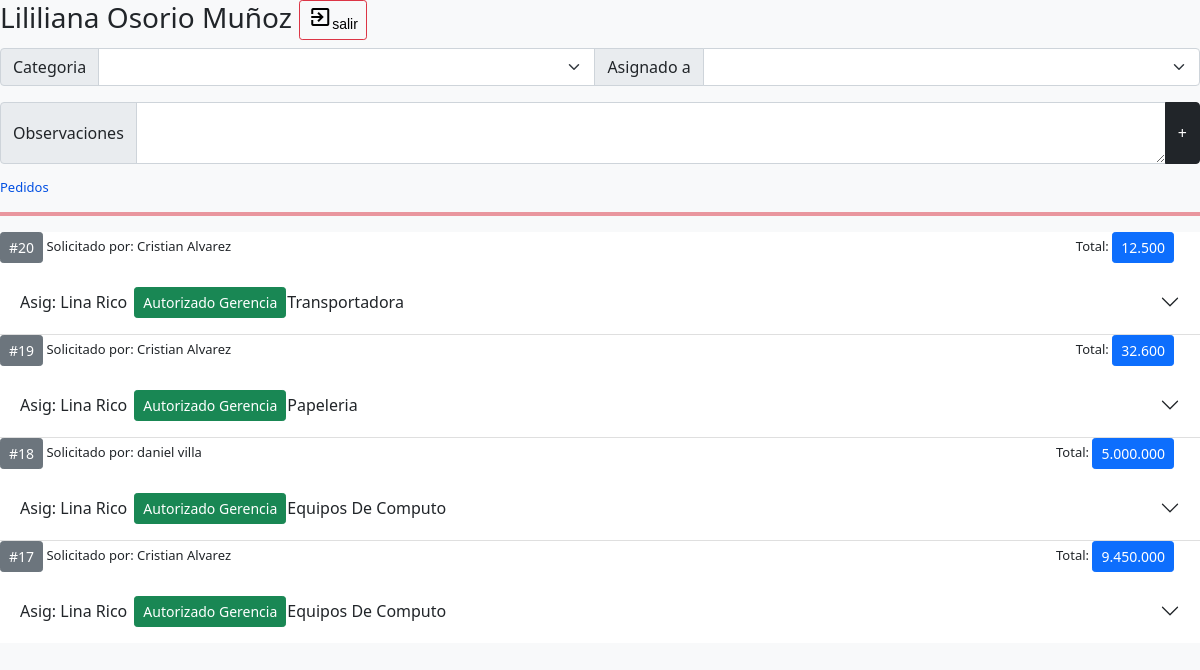
The app's page /compras/ (signed in) with its own data.
### compras/models.py (models this page shows, shortened)
class CompraCabecera(models.Model):
    asignado_a = models.ForeignKey(User, on_delete=models.PROTECT, related_name='asignado_a')
    fecha_registro = models.DateField(null=True, blank=True, default=get_today)
    fecha_aprobado = models.DateField(null=True, blank=True,)
    fecha_autorizado = models.DateField(null=True, blank=True,)
    fecha_entrega = models.DateField(null=True, blank=True,)
    fecha_cerrado = models.DateField(null=True, blank=True,)
    categoria_id = models.ForeignKey(Categoria, on_delete=models.PROTECT, related_name='categoria_id')
    usuario_registro = models.ForeignKey(User, on_delete=models.PROTECT, related_name='usuario_registro')
    usuario_aprobado = models.ForeignKey(User, null=True, blank=True, on_delete=models.PROTECT, related_name='usuario_aprobado')
    usuario_autorizado = models.ForeignKey(User, null=True, blank=True, on_delete=models.PROTECT, related_name='usuario_autorizado')
    usuario_entrega = models.ForeignKey(User, null=True, blank=True, on_delete=models.PROTECT, related_name='usuario_entrega')
    usuario_rechaza = models.ForeignKey(User, null=True, blank=True, on_delete=models.PROTECT, related_name='usuario_rechaza')
    observaciones = models.CharField(max_length=250, null=True, blank=True)
    estado = models.CharField(max_length=1, choices=ESTADOS_COMPRA, default='0')
    total = models.IntegerField(default=0)
    valor_entregado = models.IntegerField(default=0)
    class Meta:
        permissions = [('puede_aprobar_compra', 'puede_aprobar_compra'),
                       ('puede_entregar_compra', 'puede_entregar_compra'),
                       ('puede_cerrar_compra', 'puede_cerrar_compra'),
                       ('puede_ver_todas_las_compras', 'puede_ver_todas_las_compras'),
                       ('puede_ser_aprobador', 'puede_ser_aprobador'),
                       ('puede_ser_entregador', 'puede_ser_entregador'),]

class Categoria(models.Model):
    codigo = models.CharField(max_length=10)
    nombre = models.CharField(max_length=250)

### compras/views.py (the view)
# urls.py: path('compras/',compras,name="compras"),
@login_required
def compras(request):
    categorias = Categoria.objects.all()
    aprobadores = User.objects.filter(Q(user_permissions__codename='puede_entregar_compra'))
    pedidos = __buscadores(request)
    if request.method == 'POST':
        if request.POST.get('bcabecera'):
            cabecera = crearCabecera(request)
            if cabecera != None:
                return redirect('comprasDetalle', id=cabecera.id)
    return render(request, 'compras.html', {'categorias': categorias, 'aprobadores': aprobadores, 'pedidos': pedidos})

### compras/views.py (called while the page is built)
def __buscar_encargado(request):
    usuarios = UsuarioEncargado.objects.filter(encargado=request.user).values('usuario')
    print(f'usuarios: {usuarios} - {request.user}')
    if len(usuarios) > 0:
        print('entro aqui a encargados')
        return CompraCabecera.objects.filter(Q(usuario_registro__in = usuarios) | Q(usuario_registro = request.user)).order_by('estado','-id')
    return CompraCabecera.objects.filter(usuario_registro=request.user)

def __buscadores(request):
    categorias_usuarios = CategoriaUsuario.objects.filter(usuario = request.user).values('categoria')
    print(f'categorias_usuarios: {categorias_usuarios} - {request.user}')
    if len(categorias_usuarios) > 0:
        print('entro aqui a autorizaciones')
        return CompraCabecera.objects.filter(Q(categoria_id__in=categorias_usuarios, estado='2')| Q(usuario_registro=request.user)).order_by('-id')
    elif len(User.objects.filter(user_permissions__codename='puede_entregar_compra', id = request.user.id ))>0:
        print('entro aqui a entregas')
        return CompraCabecera.objects.filter(Q(usuario_entrega=request.user, estado='3')| Q(usuario_registro=request.user)).order_by('-id')
    else:
        return __buscar_encargado(request)

### compras/templates/compras.html (shortened to what this page needs)
{% load static %}
{% load humanize %}
<!DOCTYPE html>
<html lang="es">
<head>
    <link href="https://cdn.jsdelivr.net/npm/bootstrap@5.1.3/dist/css/bootstrap.min.css" rel="stylesheet">
    <link href='https://unpkg.com/boxicons@2.1.2/css/boxicons.min.css' rel='stylesheet'>
    <link href='https://cdnjs.cloudflare.com/ajax/libs/jstree/3.3.12/themes/default/style.min.css' rel='stylesheet' type='text/css'>
    <link rel="stylesheet" href="https://cdnjs.cloudflare.com/ajax/libs/jstree/3.2.1/themes/default/style.min.css" />
    <link rel="stylesheet" href="https://cdn.jsdelivr.net/npm/sweetalert2@11.1.6/dist/sweetalert2.min.css">
    <link rel="stylesheet" href="{% static  'css/estilosCabecera.css' %}?1">
</head>
<body class="bg-light text-dark">
    <div class="row">
        <div class="col-xxl-12 col-xl-12 col-lg-12 col-md-12 col-sm-12 col-xs-12 col-12" >
            <h3 >{{request.user.first_name}} {{request.user.last_name}}
                <a style="color: black; font-family: Arial, Helvetica, sans-serif;" class=" btn btn-outline-danger btn-sm" href="{% url 'logout' %}">
                     <span class="material-symbols-outlined"> exit_to_app</span>salir
                </a>
            </h3>
            <form method="POST">
                <div class="input-group mb-3">
                    <label class="input-group-text" for="icategoria">Categoria</label>
                    <select class="form-select" id="icategoria" name="icategoria" required>
                        <option place-holder="elija una opcion" selected></option>
                        {%for categoria in categorias %}
                        <option value="{{categoria.id}}">{{categoria.nombre}}</option>
                        {% endfor%}
                    </select>
                    <label class="input-group-text" for="iaprobadores">Asignado a</label>
                    <select class="form-select" id="iaprobador" name="iaprobador" required>
                        <option selected></option>
                        {%for aprobador in aprobadores %}
                        <option value="{{aprobador.id}}">{{aprobador.first_name}} {{aprobador.last_name}}</option>
                        {% endfor%}
                    </select>
                </div>
                <div class="input-group mb-3">
                    <span class="input-group-text" id="inputGroup-sizing-default">Observaciones</span>
                    <textarea type="text" class="form-control" name="iobservaciones" id="iobservaciones" required></textarea>
                    <button class="btn btn-dark" type="submit" name="bcabecera" id="bcabecera" value="bcabecera">+</button>
                </div>
            </form>
        </div>
        <div class="col-xxl-12 col-xl-12 col-lg-12 col-md-12 col-sm-12 col-xs-12 col-12" >
            <h6 style="color:rgb(0, 79, 226)">Pedidos</h6>
            <hr class="border border-danger border-2 opacity-50">
            <div class="accordion accordion-flush accordion-striped" id="pedidosAccordion">
                {% for p in pedidos %}
                <div class="accordion-item">
                    <h8 class="accordion-header">
                        <h6 >
                            <span class="btn btn-secondary btn-sm">#{{p.id}}</span>
                            <span>Solicitado por: {{p.usuario_registro.first_name}} {{p.usuario_registro.last_name}}</span>
                            <span style="position: absolute; right: 2em;">Total: <button class="btn btn-primary btn-sm ">{{p.total | intcomma}}</button></span>
                        </h6>
                        <button class="accordion-button collapsed" type="button" data-bs-toggle="collapse" data-bs-target="#flush-collapse{{p.id}}" aria-expanded="false" aria-controls="flush-collapse{{p.id}}">
                            <span>Asig: {{p.asignado_a.first_name}} {{p.asignado_a.last_name}}</span>
                            <span style="position: relative; left: 0.5em;" class="btn btn-{% if p.estado == '9'%}danger {% else %}success{% endif %} btn-sm">{{p.get_estado_display}}</span>
                            <span style="position: relative; left: 0.5em;">    {{p.categoria_id.nombre}} </span>
                        </button>
                    </h8>
                </div>
                {% endfor %}
            </div>
        </div>
    </div>
</body>
</html>

### static/css/estilosCabecera.css (style rules this page uses)
body { font-size: 13px; }
h6 { font-size: 13px; }

### records on screen
CompraCabecera: id "20", usuario_registro.first_name "Cristian", usuario_registro.last_name "Alvarez", total "12.500", asignado_a.first_name "Lina", asignado_a.last_name "Rico", estado "Autorizado Gerencia", categoria_id.nombre "Transportadora"
CompraCabecera: id "19", usuario_registro.first_name "Cristian", usuario_registro.last_name "Alvarez", total "32.600", asignado_a.first_name "Lina", asignado_a.last_name "Rico", estado "Autorizado Gerencia", categoria_id.nombre "Papeleria"
CompraCabecera: id "18", usuario_registro.first_name "daniel", usuario_registro.last_name "villa", total "5.000.000", asignado_a.first_name "Lina", asignado_a.last_name "Rico", estado "Autorizado Gerencia", categoria_id.nombre "Equipos De Computo"
CompraCabecera: id "17", usuario_registro.first_name "Cristian", usuario_registro.last_name "Alvarez", total "9.450.000", asignado_a.first_name "Lina", asignado_a.last_name "Rico", estado "Autorizado Gerencia", categoria_id.nombre "Equipos De Computo"
